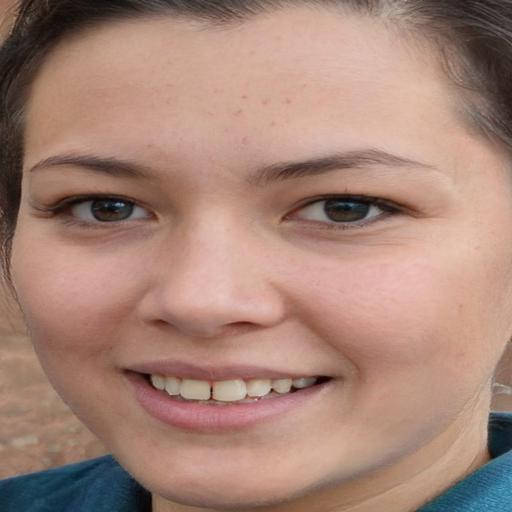
#> input picture data/train/light/image_10397.jpg, 512 x 512 px
$ python preprocess.py
#> lines starting #> are read from the running program, lines starting #| are printed output that depends on the picture; after the words box and inside, x2 and y2 are one past the last pixel; in counts of white or black regions, pixels touching at a corner belong together; pictures that were not available may be replaced by others from this repository, and a replacement may not be noted


import cv2
import os
import numpy as np

# Path to your dataset
DATASET_PATH = "data/train"

# Classes (folder names)
classes = ["light", "medium", "dark"]

# Lists to hold features and labels
X = []
y = []

# Function to extract histogram + mean HSV features
def extract_features(img_path):
#> called with img_path = 'data/train/light/image_10397.jpg'
    img = cv2.imread(img_path)
#> img is the input picture: shape (512, 512, 3); mean B, G, R 119.1, 132.5, 166.9
    if img is None:
        return None

    hsv = cv2.cvtColor(img, cv2.COLOR_BGR2HSV)
#> hsv: shape (512, 512, 3); mean H, S, V 15, 82, 169.1

    # Skin color range
    lower = np.array([0, 40, 60], dtype="uint8")
    upper = np.array([25, 255, 255], dtype="uint8")
    mask = cv2.inRange(hsv, lower, upper)
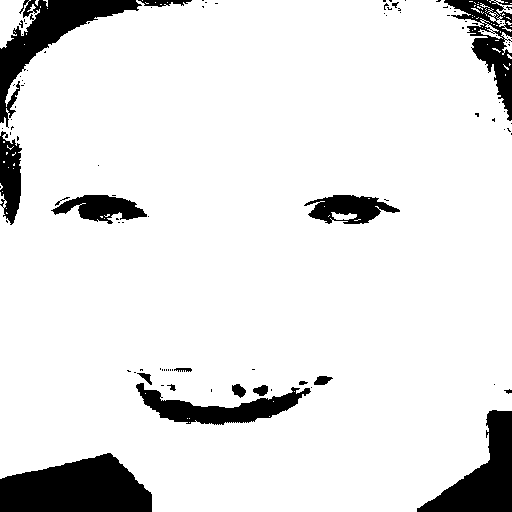
#> mask: shape (512, 512); 89.7% white; 102 black regions (83 under 20 px), largest, box (x1, y1, x2, y2) and area: (0, 453, 152, 512) 6665, (0, 0, 142, 128) 4640, (417, 410, 512, 512) 4300

    skin = cv2.bitwise_and(hsv, hsv, mask=mask)
#> skin: shape (512, 512, 3); mean H, S, V 7.8, 70.7, 160.5

    # Mean HSV values
    mean_vals = cv2.mean(skin, mask=mask)[:3]  # (H, S, V)
#> mean_vals = (8.66, 78.81, 178.9)

    # Histograms (16 bins each for H, S, V → 48 features)
    h_hist = cv2.calcHist([skin], [0], mask, [16], [0, 180])
#> h_hist = [215269, 19935, 3, 0, 0, 0, 0, 0, 0, 0, 0, 0, 0, 0, 0, 0]
    s_hist = cv2.calcHist([skin], [1], mask, [16], [0, 256])
#> s_hist = [0, 0, 2109, 33135, 99475, 67012, 24270, 7179, 1253, 453, 194, 87, 28, 12, 0, 0]
    v_hist = cv2.calcHist([skin], [2], mask, [16], [0, 256])
#> v_hist = [0, 0, 0, 1511, 4559, 3445, 4719, 6881, 15156, 27569, 27667, 36593, 48203, 50714, 8190, 0]

    # Normalize histograms
    h_hist = cv2.normalize(h_hist, h_hist).flatten()
#> h_hist = [0.996, 0.0922, 1.39e-05, 0, 0, 0, 0, 0, 0, 0, 0, 0, 0, 0, 0, 0]
    s_hist = cv2.normalize(s_hist, s_hist).flatten()
#> s_hist = [0, 0, 0.0166, 0.261, 0.783, 0.528, 0.191, 0.0565, 0.00987, 0.00357, 0.00153, 0.000685, 0.00022, 9.45e-05, 0, 0]
    v_hist = cv2.normalize(v_hist, v_hist).flatten()
#> v_hist = [0, 0, 0, 0.0167, 0.0505, 0.0381, 0.0522, 0.0762, 0.168, 0.305, 0.306, 0.405, 0.534, 0.561, 0.0907, 0]

    # Final feature vector = mean HSV (3) + histograms (48) → 51 features
    features = np.concatenate([mean_vals, h_hist, s_hist, v_hist])
#> features = 51 values, max 178.9 at index 2, min 0 at index 6, mean 5.33
    return features


def extract_features_from_img(img):
    """Extract features directly from an OpenCV image instead of a file path."""
    try:
        hsv = cv2.cvtColor(img, cv2.COLOR_BGR2HSV)
        lower = np.array([0, 40, 60], dtype="uint8")
        upper = np.array([25, 255, 255], dtype="uint8")
        mask = cv2.inRange(hsv, lower, upper)
        skin = cv2.bitwise_and(hsv, hsv, mask=mask)
        mean_vals = cv2.mean(skin, mask=mask)[:3]
        h_hist = cv2.calcHist([skin], [0], mask, [16], [0, 180])
        s_hist = cv2.calcHist([skin], [1], mask, [16], [0, 256])
        v_hist = cv2.calcHist([skin], [2], mask, [16], [0, 256])
        h_hist = cv2.normalize(h_hist, h_hist).flatten()
        s_hist = cv2.normalize(s_hist, s_hist).flatten()
        v_hist = cv2.normalize(v_hist, v_hist).flatten()
        features = np.concatenate([mean_vals, h_hist, s_hist, v_hist])
        print("✅ Extracted skin features from uploaded image")
        return features
    except Exception as e:
        print(f"⚠️ Error extracting skin features: {e}")
        return None


# Loop through dataset
for label, cls in enumerate(classes):
    folder = os.path.join(DATASET_PATH, cls)
    for filename in os.listdir(folder):
        file_path = os.path.join(folder, filename)
        features = extract_features(file_path)
        if features is not None:
            X.append(features)
            y.append(label)
#> pass 2 of the loop `for label, cls in enumerate(classes):`:
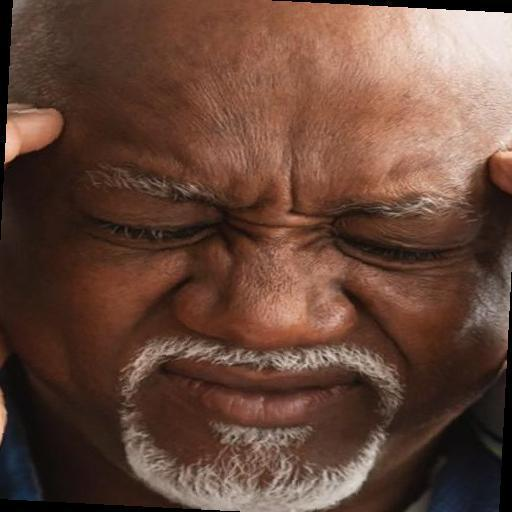
#> input picture data/train/dark/augmented_rotation4_augmented_rotation1_85515627.jpg, 512 x 512 px, given as the content of the folder data/train/medium, which was not available
#> in extract_features, img is the input picture: shape (512, 512, 3); mean B, G, R 57.2, 70.2, 101.1
#> hsv: shape (512, 512, 3); mean H, S, V 13.6, 123.3, 101.4
#> in extract_features (call 2), `mask = cv2.inRange(hsv, lower, upper)`:
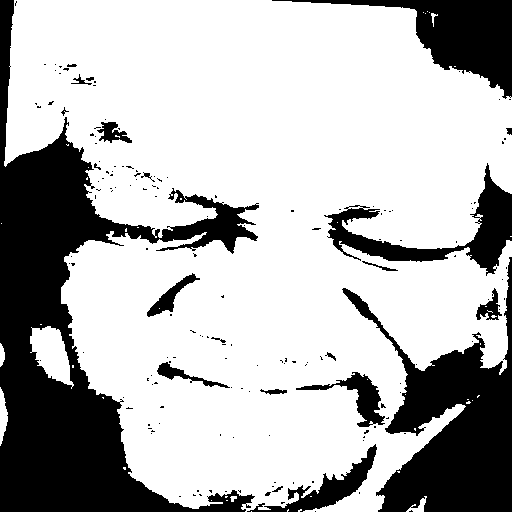
#> mask: shape (512, 512); 71.3% white; 165 black regions (143 under 20 px), largest, box (x1, y1, x2, y2) and area: (0, 0, 259, 512) 39101, (342, 257, 512, 512) 17521, (272, 0, 512, 99) 7402
#> skin: shape (512, 512, 3); mean H, S, V 6.5, 89, 84.5
#> mean_vals = (9.12, 124.8, 118.6)
#> in extract_features (call 2), `h_hist = cv2.calcHist([skin], [0], mask, [16], [0, 180])`: h_hist = [174446, 12413, 0, 0, 0, 0, 0, 0, 0, 0, 0, 0, 0, 0, 0, 0]
#> in extract_features (call 2), `s_hist = cv2.calcHist([skin], [1], mask, [16], [0, 256])`: s_hist = [0, 0, 4159, 9473, 10777, 11482, 18254, 30001, 39932, 39410, 18559, 4472, 291, 42, 7, 0]
#> in extract_features (call 2), `v_hist = cv2.calcHist([skin], [2], mask, [16], [0, 256])`: v_hist = [0, 0, 0, 7396, 37751, 31993, 20082, 19276, 17820, 16433, 10400, 7980, 7728, 6800, 3036, 164]
#> in extract_features (call 2), `h_hist = cv2.normalize(h_hist, h_hist).flatten()`: h_hist = [0.997, 0.071, 0, 0, 0, 0, 0, 0, 0, 0, 0, 0, 0, 0, 0, 0]
#> in extract_features (call 2), `s_hist = cv2.normalize(s_hist, s_hist).flatten()`: s_hist = [0, 0, 0.0582, 0.133, 0.151, 0.161, 0.256, 0.42, 0.559, 0.552, 0.26, 0.0626, 0.00407, 0.000588, 9.8e-05, 0]
#> in extract_features (call 2), `v_hist = cv2.normalize(v_hist, v_hist).flatten()`: v_hist = [0, 0, 0, 0.115, 0.586, 0.496, 0.312, 0.299, 0.277, 0.255, 0.161, 0.124, 0.12, 0.106, 0.0471, 0.00254]
#> in extract_features (call 2), `features = np.concatenate([mean_vals, h_hist, s_hist, v_hist])`: features = 51 values, max 124.8 at index 1, min 0 at index 5, mean 5.08

X = np.array(X)
y = np.array(y)

print("Dataset prepared with mean HSV + histogram features:")
print("Features shape:", X.shape)  # should be (num_samples, 51)
#| Features shape: (5, 51)
print("Labels shape:", y.shape)
#| Labels shape: (5,)


# [90 lines of commented-out code are left out]
